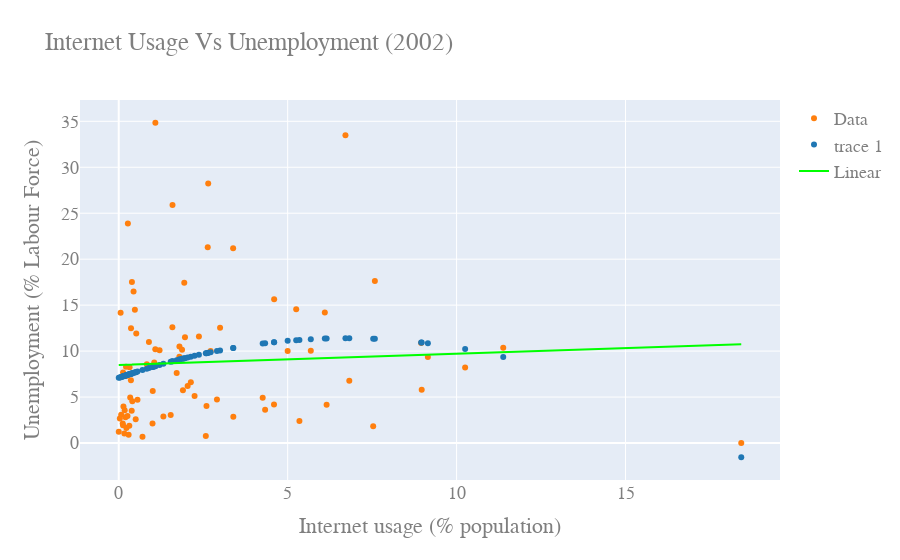

Write notebook code for a chart like this one.
### Code cell
data2002_Unempl = pd.read_csv("Developing(all variables)02.csv")

Country_Name = data2002_Unempl['countryName']
IU02_Unempl = data2002_Unempl['IU02']

Unemployment02 = data2002_Unempl['Unemployment02']


slopeUnemployment02, interceptUnemployment02, r_valueUnemployment02, p_valueUnemployment02, std_errUnemployment02 = stats.linregress(IU02_Unempl,Unemployment02)
lineUnemployment02 = slopeUnemployment02*IU02_Unempl+interceptUnemployment02

#use 3rd order due to up curve at IU-0
#p1 = np.polyfit(IU02,Unemployment02,3)

p7 = np.polyfit(IU02_Unempl,Unemployment02,2)

yfit7 = p7[0]*IU02_Unempl**2+p7[1]*IU02_Unempl**1+p7[2]
#yfit3 = p3[0]*IU02**3+p3[1]*IU02**2+p3[2]*IU02+p3[3]



yresid7 = Unemployment02 - yfit7

SSresid7 = sum(pow(yresid7,2))

SStotal7 = len(Unemployment02)*statistics.variance(Unemployment02)

rsq7 = 1 - SSresid7/SStotal7


y7resid = Unemployment02 - lineUnemployment02


SS7resid = sum(pow(y7resid,2))

SS7total = len(Unemployment02)*statistics.variance(Unemployment02)

rsq_7 = 1 - SS7resid/SS7total

print("R^2 value for linear fit: " +str(rsq_7))
#print("Model Coefficients: "+str(slopeUnemployment02)+" , "+str(interceptUnemployment02))
print("Model Coefficients: ["+str(slopeUnemployment02)+","+str(interceptUnemployment02)+"]")
print("Correlation coefficient: "+str(np.corrcoef(IU02,Unemployment02)[0][1]))

print("R^2 value for fit: " +str(rsq7))
#print("Model Coefficients: ["+str(slopeUnemployment02)+" , "+str(interceptUnemployment02)+"]")
print("Model Coefficients: "+str(p7))
print("Correlation coefficient: "+str(np.corrcoef(IU02_Unempl,Unemployment02)[0][1]))



figUnemployment02 = go.Figure()

figUnemployment02.add_trace(go.Scatter(
    x= IU02_Unempl,
    y= Unemployment02,
    mode='markers',      # this sets its legend entry
    marker=go.Marker(color='rgb(255, 127, 14)'),
    name="Data",
    text=Country_Name,
    textposition="top center"
))

figUnemployment02.add_trace(go.Scatter(
    x=IU02_Unempl,
    y=np.polyval(p7,IU02_Unempl),
    mode='markers',
    marker=go.Marker(color='rgb(31, 119, 180)'),
    #name="y=" +str(1.02449924)+"x^2-"+str(34.18513794)+"x"+str(273.79980863)
))

figUnemployment02.add_trace(go.Scatter(
    x=IU02,
    y=lineUnemployment02,
    #y=np.polyval(p1,IU02),
    mode='lines',
    marker=go.Marker(color='rgb(0, 255, 0)'),
    name="Linear"
))

figUnemployment02.update_layout(
    title="Internet Usage Vs Unemployment (2002)",
    xaxis_title="Internet usage (% population)",
    yaxis_title="Unemployment (% Labour Force)",
    font=dict(
        family="Courier New, monospace",
        size=18,
        color="#7f7f7f"
    )
)

figUnemployment02.show()

### Figure 1 — Plotly figure (JSON) as saved in the notebook; plotly's stock layout.template omitted (floating-point values rounded to 4 significant figures)
{"data": [{"marker": {"color": "rgb(255, 127, 14)"}, "mode": "markers", "name": "Data", "text": ["Albania", "Algeria", "Angola", "Armenia", "Azerbaijan", "Bangladesh", "Belarus", "Belize", "Benin", "Bosnia and Herzegovina", "Botswana", "Brazil", "Burkina Faso", "Burundi", "Cambodia", "Cameroon", "Central African Republic", "Chad", "China", "Colombia", "Comoros", "Dominica", "Dominican Republic", "Ecuador", "Egypt", "El Salvador", "Equatorial Guinea", "Ethiopia", "Fiji", "Gabon", "Gambia", "Georgia", "Ghana", "Guatemala", "Guinea", "Haiti", "Honduras", "India", "Indonesia", "Jamaica", "Kenya", "Kyrgyzstan", "Lesotho", "Liberia", "Madagascar", "Malawi", "Maldives", "Mali", "Mauritania", "Mauritius", "Mongolia", "Morocco", "Mozambique", "Myanmar", "Namibia", "Nepal", "Nicaragua", "Niger", "Pakistan", "Papua New Guinea", "Paraguay", "Peru", "Philippines", "Rwanda", "Samoa", "Sao Tome and Principe", "Senegal", "Sierra Leone", "Solomon Islands", "South Africa", "Sri Lanka", "Sudan", "Tajikistan", "Thailand", "Togo", "Tonga", "Tunisia", "Turkey", "Uganda", "Ukraine", "Uzbekistan", "Yemen", "Zambia"], "textposition": "top center", "type": "scatter", "x": [0.3901, 1.592, 0.2704, 1.96, 5.0, 0.1399, 8.951, 5.684, 0.7029, 2.648, 3.386, 9.149, 0.201, 0.1182, 0.227, 0.3609, 0.1285, 0.1661, 4.596, 4.6, 0.5549, 18.42, 6.824, 4.261, 2.72, 1.9, 0.3212, 0.0724, 6.153, 1.94, 1.797, 1.588, 0.8303, 3.392, 0.402, 0.8934, 2.597, 1.538, 2.134, 6.1, 1.208, 2.999, 1.084, 0.03271, 0.3397, 0.2151, 5.348, 0.227, 0.3632, 10.25, 2.04, 2.373, 0.2596, 0.0004265, 2.634, 0.313, 1.715, 0.1272, 2.577, 1.322, 1.795, 8.967, 4.332, 0.2928, 2.245, 7.581, 1.006, 0.1762, 0.5019, 6.71, 1.05, 0.4395, 0.05546, 7.531, 1, 2.907, 5.253, 11.38, 0.3841, 1.874, 1.082, 0.5188, 0.4778], "y": [17.51, 25.9, 23.9, 11.52, 10, 3.961, 10.89, 10.04, 0.69, 28.22, 21.2, 9.371, 2.809, 2.122, 1.628, 6.819, 7.681, 1.047, 4.2, 15.63, 4.706, 0, 6.779, 4.925, 10.01, 5.73, 8.235, 3.066, 4.157, 17.43, 10.51, 12.59, 8.58, 2.851, 4.549, 11.0, 4.02, 3.052, 6.604, 14.19, 10.09, 12.55, 34.84, 2.655, 4.945, 8.307, 2.398, 7.279, 12.48, 8.205, 6.2, 11.59, 2.952, 1.237, 21.31, 1.871, 7.606, 1.921, 0.752, 2.878, 9.393, 5.799, 3.617, 0.89, 5.113, 17.63, 5.65, 3.569, 2.594, 33.47, 8.76, 16.49, 14.16, 1.82, 2.11, 4.736, 14.55, 10.36, 3.5, 10.14, 10.21, 11.92, 14.49]}, {"marker": {"color": "rgb(31, 119, 180)"}, "mode": "markers", "type": "scatter", "x": [0.3901, 1.592, 0.2704, 1.96, 5.0, 0.1399, 8.951, 5.684, 0.7029, 2.648, 3.386, 9.149, 0.201, 0.1182, 0.227, 0.3609, 0.1285, 0.1661, 4.596, 4.6, 0.5549, 18.42, 6.824, 4.261, 2.72, 1.9, 0.3212, 0.0724, 6.153, 1.94, 1.797, 1.588, 0.8303, 3.392, 0.402, 0.8934, 2.597, 1.538, 2.134, 6.1, 1.208, 2.999, 1.084, 0.03271, 0.3397, 0.2151, 5.348, 0.227, 0.3632, 10.25, 2.04, 2.373, 0.2596, 0.0004265, 2.634, 0.313, 1.715, 0.1272, 2.577, 1.322, 1.795, 8.967, 4.332, 0.2928, 2.245, 7.581, 1.006, 0.1762, 0.5019, 6.71, 1.05, 0.4395, 0.05546, 7.531, 1, 2.907, 5.253, 11.38, 0.3841, 1.874, 1.082, 0.5188, 0.4778], "y": [7.575, 8.886, 7.429, 9.233, 11.11, 7.268, 10.94, 11.3, 7.943, 9.812, 10.33, 10.85, 7.344, 7.24, 7.376, 7.54, 7.253, 7.3, 10.96, 10.97, 7.771, -1.55, 11.4, 10.82, 9.868, 9.178, 7.492, 7.183, 11.37, 9.214, 9.082, 8.882, 8.087, 10.34, 7.589, 8.158, 9.773, 8.833, 9.388, 11.36, 8.497, 10.07, 8.365, 7.132, 7.514, 7.361, 11.22, 7.376, 7.543, 10.23, 9.305, 9.592, 7.416, 7.091, 9.801, 7.482, 9.005, 7.252, 9.757, 8.615, 9.081, 10.93, 10.85, 7.457, 9.484, 11.33, 8.282, 7.313, 7.709, 11.4, 8.329, 7.634, 7.161, 11.34, 8.275, 10.01, 11.19, 9.36, 7.568, 9.154, 8.363, 7.729, 7.68]}, {"marker": {"color": "rgb(0, 255, 0)"}, "mode": "lines", "name": "Linear", "type": "scatter", "x": [0.3901, 1.592, 0.2704, 1.96, 5.0, 0.1399, 8.951, 5.684, 0.7029, 2.648, 3.386, 9.149, 0.201, 0.1182, 0.227, 0.3609, 0.1285, 0.1661, 4.596, 4.6, 0.5549, 18.42, 6.824, 4.261, 2.72, 1.9, 0.3212, 0.0724, 6.153, 1.94, 1.797, 1.588, 0.8303, 3.392, 0.402, 0.8934, 2.597, 1.538, 2.134, 6.1, 1.208, 2.999, 1.084, 0.03271, 0.3397, 0.2151, 5.348, 0.227, 0.3632, 10.25, 2.04, 2.373, 0.2596, 0.0004265, 2.634, 0.313, 1.715, 0.1272, 2.577, 1.322, 1.795, 8.967, 4.332, 0.2928, 2.245, 7.581, 1.006, 0.1762, 0.5019, 6.71, 1.05, 0.4395, 0.05546, 7.531, 1, 2.907, 5.253, 11.38, 0.3841, 1.874, 1.082, 0.5188, 0.4778], "y": [8.536, 8.683, 8.521, 8.728, 9.1, 8.505, 9.583, 9.184, 8.574, 8.812, 8.902, 9.607, 8.513, 8.503, 8.516, 8.532, 8.504, 8.509, 9.05, 9.051, 8.556, 10.74, 9.323, 9.009, 8.821, 8.721, 8.528, 8.497, 9.241, 8.726, 8.708, 8.683, 8.59, 8.903, 8.538, 8.598, 8.806, 8.676, 8.749, 9.234, 8.636, 8.855, 8.621, 8.492, 8.53, 8.515, 9.142, 8.516, 8.533, 9.742, 8.738, 8.779, 8.52, 8.488, 8.81, 8.527, 8.698, 8.504, 8.804, 8.65, 8.708, 9.585, 9.018, 8.524, 8.763, 9.416, 8.611, 8.51, 8.55, 9.309, 8.617, 8.542, 8.495, 9.409, 8.611, 8.844, 9.131, 9.88, 8.535, 8.718, 8.621, 8.552, 8.547]}], "layout": {"font": {"color": "#7f7f7f", "family": "Courier New, monospace", "size": 18}, "title": {"text": "Internet Usage Vs Unemployment (2002)"}, "xaxis": {"title": {"text": "Internet usage (% population)"}}, "yaxis": {"title": {"text": "Unemployment (% Labour Force)"}}}}
